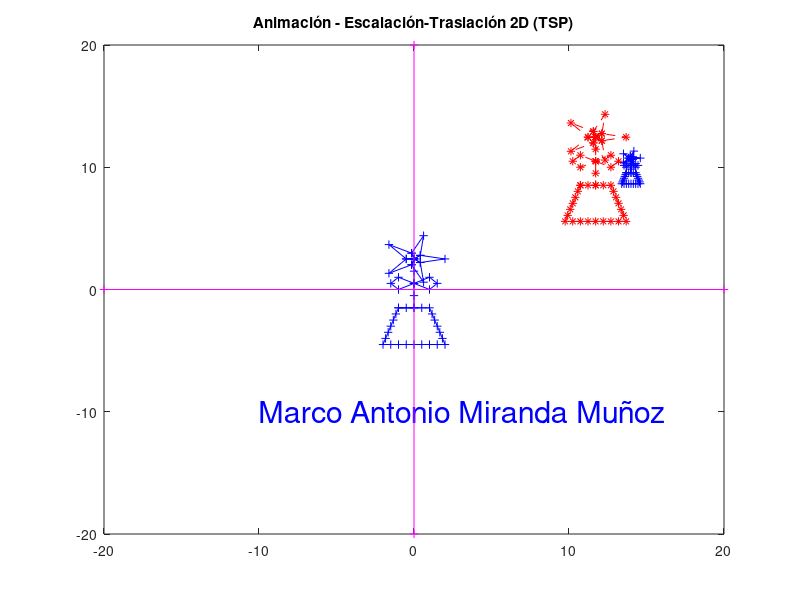

Recreate this plot in MATLAB.
# Escalación-Traslación 3D - TSP ANIMACIÓN
# Autor: Marco Antonio Miranda Muñoz
clc; clear all; close all;
format short;
output_precision(2);
disp("Marco Antonio Miranda Muñoz");

# --- Definir dibujo (P1 + P2) - Flor en maceta con 58 vértices ---
P1 = [
  9.0000  8.8333  8.6667  8.5000  8.3333  8.1667  8.0000  8.5000  9.0000  9.5000 10.0000 10.5000 11.0000 11.5000 12.0000 11.8333 11.6667 11.5000 11.3333 11.1667 11.0000 10.5000 10.0000  9.5000  9.0000 10.0000 10.0000 10.0000  9.0000  8.5000  9.0000 10.0000 11.0000 11.5000 11.0000 10.0000 10.0000 10.0000;
  8.0000  7.5000  7.0000  6.5000  6.0000  5.5000  5.0000  5.0000  5.0000  5.0000  5.0000  5.0000  5.0000  5.0000  5.0000  5.5000  6.0000  6.5000  7.0000  7.5000  8.0000  8.0000  8.0000  8.0000  8.0000  8.0000  9.0000 10.0000 10.5000 10.0000  9.5000 10.0000 10.5000 10.0000  9.5000 10.0000 11.0000 12.0000;
   1       1       1       1       1       1       1       1       1       1       1       1       1       1       1       1       1       1       1       1       1       1       1       1       1       1       1       1       1       1       1       1       1       1       1       1       1       1
];

P2 = [
 10.4045 12.0000 10.4045 10.0000 10.4045 10.6180  9.8455 10.0000  9.8455  8.3820  9.5000 10.0000  9.5000  8.3820  9.8455 10.0000  9.8455 10.6180 10.4045 10.0000;
 11.7061 12.0000 12.2939 12.0000 12.2939 13.9021 12.4755 12.0000 12.4755 13.1756 12.0000 12.0000 12.0000 10.8244 11.5245 12.0000 11.5245 10.0979 11.7061 12.0000;
   1       1       1       1       1       1       1       1       1       1       1       1       1       1       1       1       1       1       1       1
];

P = [P1 P2];

# Centrar la flor en el origen
P(1,:) = P(1,:) - 10;
P(2,:) = P(2,:) - 9.5;

# Ajustar el tamaño inicial de la flor (pequeña para animar crecimiento)
Sx_init = 0.3;
Sy_init = 0.3;
S_init = [ Sx_init  0    0;
           0  Sy_init    0;
           0   0    1 ];

# Ajustar la posición inicial de la flor
Tx = 14;
Ty = 10;
T_init = [ 1  0   Tx;
           0  1   Ty;
           0  0    1 ];

# Aplicar las 2 transformaciones anteriores
P0 = P;
P = T_init * S_init * P;

# Matriz de escalación incremental y desplazamiento de la animación
Sx = 1.02;  # Escala ligeramente mayor que 1 por paso
Sy = 1.02;
S = [ Sx  0    0;
      0  Sy    0;
      0   0    1 ];
Tx = -0.3;
Ty = -0.2;
T = [ 1  0   Tx;
      0  1   Ty;
      0  0    1 ];

figure(1);
dx = 20;
dy = 20;
Pp = P;
for i=1:60;  # 60 ciclos
  Pp = T * S * Pp;

  hold off;
  plot(P0(1,:), P0(2,:), "-+b");
  hold on;
  plot(P(1,:), P(2,:), "-+b");
  axis( [-dx  dx  -dy  dy] );
  plot(Pp(1,:), Pp(2,:), "--*r");
  title("Animación - Escalación-Traslación 2D (TSP)");
  text(-10, -10, "Marco Antonio Miranda Muñoz", "fontsize", 22, "color", "b");
  # Eje X
  Ex = [ -dx   dx;
           0    0;
           1    1 ];
  plot(Ex(1,:), Ex(2,:), "-+m");
  # Eje Y
  Ey = [   0    0;
         -dy   dy;
           1    1 ];
  plot(Ey(1,:), Ey(2,:), "-+m");
  pause(0.025);
end;
